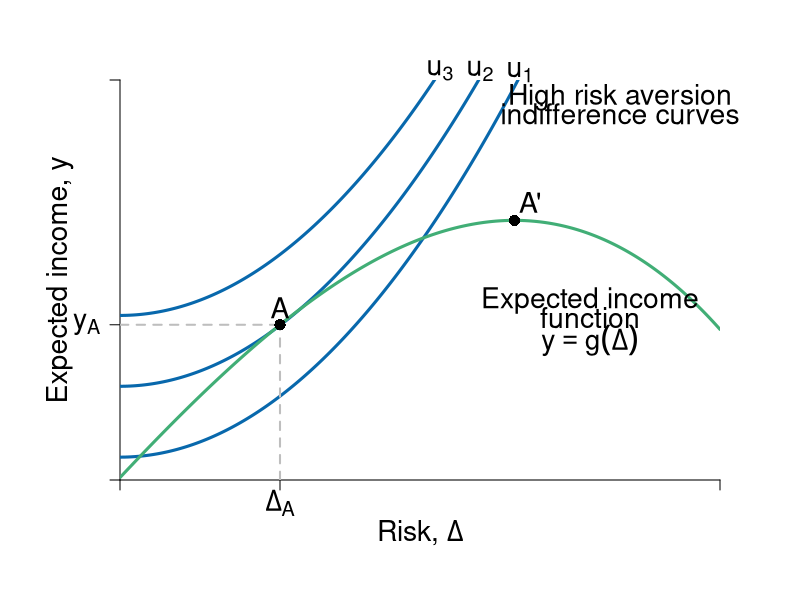

Source code (R):
#Graph Designer: Simon Halliday & Riley Boeth '17
#Authors: Bowles, Foley and Halliday
#Title: Coordination, Conflict and Competition: A Text in Microeconomics

library(shape)
pdf(file = "capitalism/risks_feasible_very.pdf", width = 10, height = 8)


#Set parameters for graphics
axislabelsize <- 1.7
labelsize <- 1.7
graphlinewidth <- 3
segmentlinewidth <- 2

COL <- c("#7fc97f", "#beaed4", "#fdc086", "#ffff99", "#386cb0", "#f0027f", "#bf5b17", "#666666")
COLA <- c("#e0f3db", "#99d8c9","#66c2a4","#41ae76", "#238b45", "#005824")
COLB <- c("#c6dbef", "#4eb3d3", "#2b8cbe", "#0868ac","#084081")
COLC <- c("#fcfbfd", "#efedf5", "#dadaeb", "#bcbddc", "#9e9ac8", "#807dba", "#6a51a3", "#54278f", "#3f007d")

#Edited the margins to cater for the larger LHS labels
par(mar =  c(6, 6, 4, 4))

#Indifference curves of a risk-averse homo economicus (2nd graph out of the two for 4.7)

indiffA <- function(x, ua=2) {
  ua + (1/12)*(x)^2
}

#Average wealth function 

avgwealth <- function(x,y){
  (1.08)*((-1/35)*(((-((.9)*x-36))^2))+36.8+((-1/10)*(x-4)+(-1/1000)*((x-3)^3)))
}

#Add limits on axes and levels of utility for each indifference curve
ylims <- c(0, 35)
xlims <- c(0, 30)

npts <- 501 
x <- seq(xlims[1], xlims[2], length.out = npts)
y <- seq(ylims[1], ylims[2], length.out = npts) 

plot(0, 0, xlim = xlims, ylim = ylims, type = "n",
     xlab = expression(paste("")),
     ylab = expression(paste("")), 
     xaxt = "n", 
     yaxt = "n", 
     cex.lab = axislabelsize, 
     bty = "n", 
     xaxs="i", 
     yaxs="i"
)

#x and y limits with plain axes without ticks/numbers to match previous graph

#ticksx <- seq(from = 0, to = xlims[2]+1, by = 4)
#xlabels <- seq(from = 0, to = xlims[2], by = 1)
ticksx <- c(xlims[1], 8, xlims[2])
xlabels <- c(NA, expression(paste(Delta[A])), NA)
#ticksy <- seq(from = 0, to = ylims[2]+1, by = 4)
#ylabels <- seq(from = 0, to = ylims[2], by = 1)
ticksy <- c(ylims[1], avgwealth(8), ylims[2])
ylabels <- c(NA, expression(paste(y[A])), NA)


axis(1,at = ticksx,  pos = 0, labels = xlabels, cex.axis = axislabelsize)
axis(2,at = ticksy,  pos = 0, labels = ylabels, las = 1, cex.axis = axislabelsize)

npts <- 500 
xx1 <- seq(xlims[1], xlims[2], length.out = npts)
xx2 <- seq(0, xlims[2], length.out = npts)
xx3 <- seq(xlims[1], 0, length.out = npts)
xx4 <- seq(-11, 0, length.out = npts)


lines(xx1, indiffA(xx1, ua = 2), col = COLB[4], lwd = graphlinewidth)
lines(xx1, indiffA(xx1, ua = 8.2), col = COLB[4], lwd = graphlinewidth)
lines(xx1, indiffA(xx1, ua = 14.4), col = COLB[4], lwd = graphlinewidth)
lines(xx1, avgwealth(xx1), col = COLA[4], lwd = graphlinewidth)


#Axis labels and draw linear utility function
mtext(expression(paste("Risk, ", Delta)), side = 1, line = 2.5, cex = axislabelsize)
text(-3, 0.5*ylims[2], expression(paste("Expected income, ", y)), xpd = TRUE, cex = axislabelsize, srt = 90) 

#Label various points on line

text(8, avgwealth(8)+1.5, expression(paste(A)), cex = labelsize)
segments(8, 0, 8, avgwealth(8), lty = 2, col = "gray", lwd = segmentlinewidth)
segments(0, avgwealth(8), 8, avgwealth(8), lty = 2, col = "gray", lwd = segmentlinewidth)
points(8, avgwealth(8), pch = 16, col = "black", cex = 1.5)
# 
# segments(25, 0, 25, avgwealth(25), lty = 2, col = "gray", lwd = segmentlinewidth)
# points(25, avgwealth(25), pch = 16, col = "black", cex = 1.5)
# 
# text(20, avgwealth(20)+1, expression(paste(y, ""[max])), cex = labelsize)
# segments(20, 0, 20, avgwealth(20), lty = 2, col = "gray", lwd = segmentlinewidth)
# points(20, avgwealth(20), pch = 16, col = "black", cex = 1.5)
# 
# text(14.7, avgwealth(15)+1, expression(paste("e")), cex = labelsize)
# segments(15, 0, 15, avgwealth(15), lty = 2, col = "gray", lwd = segmentlinewidth)
# points(15, avgwealth(15), pch = 16, col = "black", cex = 1.5)
# 
# segments(12, 0, 12, avgwealth(12), lty = 2, col = "gray", lwd = segmentlinewidth)
# points(12, avgwealth(12), pch = 16, col = "black", cex = 1.5)

#Label relevant points on axes

#label the three indifference curves

text(20, indiffA(20)+0.355, expression(paste(u[1])), xpd = TRUE, cex = labelsize)
text(18, indiffA(18)+6.8, expression(paste(u[2])),  xpd = TRUE, cex = labelsize)
text(16, indiffA(16)+12.5, expression(paste(u[3])),  xpd = TRUE, cex = labelsize)

#Label average wealth curve and indifference curves generally

text(23.5, avgwealth(30)+2.5, expression(paste("Expected income")), xpd = TRUE, cex = labelsize)
text(23.5, avgwealth(30)+1, expression(paste("function")), xpd = TRUE, cex = labelsize)
text(23.5, avgwealth(30)-1, expression(paste(y == g(Delta))), xpd = TRUE, cex = labelsize)

#text(25, 35, expression(paste("Very")), xpd = TRUE, cex = labelsize)
text(25, 33.5, expression(paste("High risk aversion")), xpd = TRUE, cex = labelsize)
text(25, 32, expression(paste("indifference curves")), xpd = TRUE, cex = labelsize)

# Label Max
points(19.72, 22.718, pch = 16, col = "black", cex = 1.5)
text(20.5, 24.3, expression(paste("A'")), xpd = TRUE, cex = labelsize)


dev.off()
